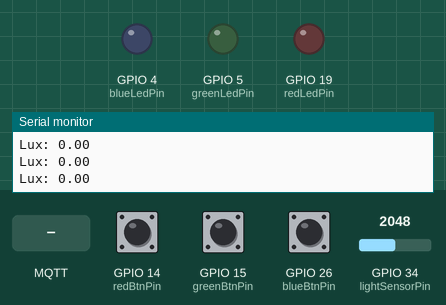
Recording of a sketch running on a simulated ESP32. Shown: output pins drawn as LEDs (lit = HIGH), the last lines printed to the serial monitor. The test bench sets the inputs (shaded band); at power-on: GPIO 14 (redBtnPin) HIGH, GPIO 26 (blueBtnPin) HIGH, GPIO 15 (greenBtnPin) HIGH, GPIO 34 (lightSensorPin) = 2048. WiFi joins after 1.5 s; servers stay silent unless stated; no MQTT or app messages arrive unless stated.

Above: at 2.7 s.
2.8 s: GPIO 14 (redBtnPin) pulled LOW for 0.15 s
At 3.3 s:
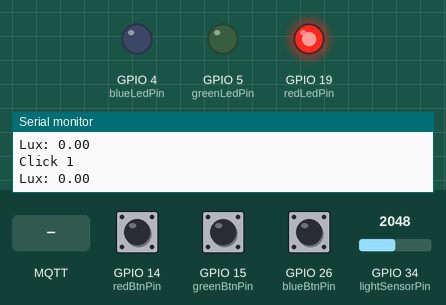
4.4 s: MQTT message "1" arrives on the first subscribed topic
At 5.4 s:
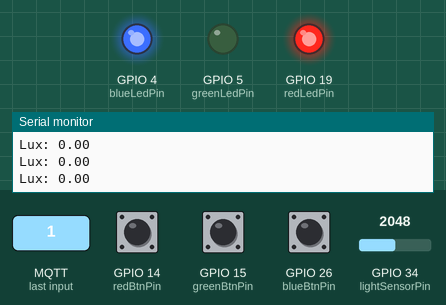
7.4 s: MQTT message "0" arrives on the second subscribed topic
At 8.8 s:
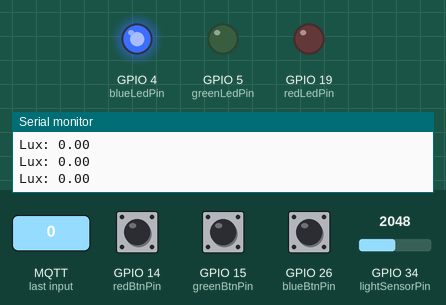
10.4 s: GPIO 26 (blueBtnPin) pulled LOW for 0.15 s
At 11.5 s:
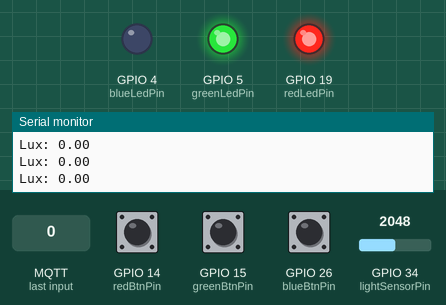
12.0 s: GPIO 14 (redBtnPin) pulled LOW for 1 s
At 14.0 s:
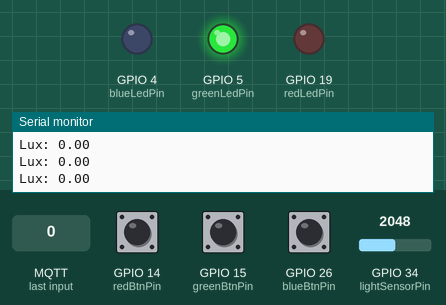
14.5 s: GPIO 26 (blueBtnPin) pulled LOW for 1 s
At 15.8 s:
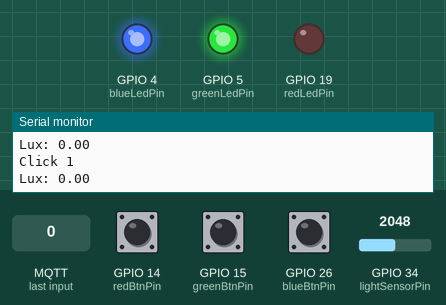
Timing chart, 0 to 17.5 s (numbered marks = the images above; inputs shaded):
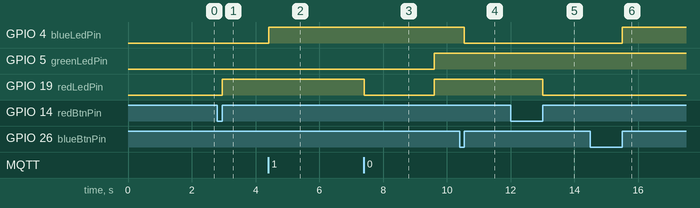

The sketch:

light-controller.ino
```cpp
#include <WiFi.h>
#include <PubSubClient.h>

#define CLIENT_ID "XaWokwiESP32Client"

#define ENABLED_LED '1'
#define DISABLED_LED '0'
#define MESSAGE_MAX_SIZE 128
#define BTN_DEBOUNCE_TIME 100
#define LIGHT_THRESOLD 0.15
#define LIGHTS_AUTO_ENABLE_INTERVAL 8000

const char* ssid = "Wokwi-GUEST";
const char* password = "";

const char* mqtt_server = "broker.emqx.io";
const int mqtt_port = 1883;
const char* topic_pub_sensor_light = "xa/wokwi/esp32/sensor/light";
const char* topic_pub_led_status = "xa/wokwi/esp32/led/status";
const char* topic_sub_led_blue_switch = "xa/wokwi/esp32/led/blue/switch";
const char* topic_sub_led_red_switch = "xa/wokwi/esp32/led/red/switch";
const char* topic_sub_led_green_switch = "xa/wokwi/esp32/led/green/switch";

const int blueLedPin = 4;
const int redLedPin = 19;
const int greenLedPin = 5;

static int blueLedState = 0;
static int redLedState = 0;
static int greenLedState = 0;

const int blueBtnPin = 26;
const int redBtnPin = 14;
const int greenBtnPin = 15;

static int lastBlueButtonState = HIGH;
static int lastRedButtonState = HIGH;
static int lastGreenButtonState = HIGH;

static int ledsAutoEnableRegister = 0;
static int ledsAutoDisableRegister = 0;

const int lightSensorPin = 34;
const float GAMMA = 0.7;
const float RL10 = 50;
const float maxLux = 13461;

WiFiClient espClient;
PubSubClient client(espClient);


void connectToWifi() {
  Serial.print("Connecting to ");
  Serial.println(ssid);
  WiFi.begin(ssid, password, 6);

  while (WiFi.status() != WL_CONNECTED) {
    delay(500);
    Serial.print(".");
  }

  Serial.println("");
  Serial.println("WiFi connected");
  Serial.print("IP address: ");
  Serial.println(WiFi.localIP());
}


void callback(char* topic, byte* payload, unsigned int length) {
  Serial.print("Msg arrived [");
  Serial.print(topic);
  Serial.print("]: ");

  if (strcmp(topic, topic_sub_led_blue_switch) == 0) {
    int blueLedExpectedState = ((char) payload[0]) == ENABLED_LED;

    Serial.print("Expected Blue Led State: ");
    Serial.println(blueLedExpectedState);

    digitalWrite(blueLedPin, blueLedExpectedState ? HIGH : LOW);

    blueLedState = blueLedExpectedState;
  } else if (strcmp(topic, topic_sub_led_red_switch) == 0) {
    int redLedExpectedState = ((char) payload[0]) == ENABLED_LED;

    Serial.print("Expected Red Led State: ");
    Serial.println(redLedExpectedState);

    digitalWrite(redLedPin, redLedExpectedState ? HIGH : LOW);

    redLedState = redLedExpectedState;
  } else if (strcmp(topic, topic_sub_led_green_switch) == 0) {
    int greenLedExpectedState = ((char) payload[0]) == ENABLED_LED;

    Serial.print("Expected Green Led State: ");
    Serial.println(greenLedExpectedState);

    digitalWrite(greenLedPin, greenLedExpectedState ? HIGH : LOW);

    greenLedState = greenLedExpectedState;
  }
}

void connectToMqtt() {
  while (!client.connected()) {
    Serial.print("Connecting to MQTT broker...");
    if (client.connect(CLIENT_ID)) {
      Serial.println("connected");
    } else {
      Serial.print("failed, rc=");
      Serial.print(client.state());
      Serial.println(" try again in 5 seconds");
      delay(5000);
    }
  }
}

void sendMessage(const char* topic, String message) {
  char msg[MESSAGE_MAX_SIZE];
  message.toCharArray(msg, MESSAGE_MAX_SIZE);
  // Serial.print("Publish message: ");
  // Serial.println(msg);
  client.publish(topic, msg);
}

void messageLedStatus(long timestamp, String color, int status) {
  String message = String(timestamp) + "," + String(color) + "," + String(status);
  sendMessage(topic_pub_led_status, message);
}

float verifyLuxIntensity(long timestamp, float intensity) {
  float voltage = intensity / 1024. * 5;
  float resistance = 2000 * voltage / (1 - voltage / 5);
  float lux = pow(RL10 * 1e3 * pow(10, GAMMA) / resistance, (1 / GAMMA));

  if (isnan(lux)) lux = 0;

  float percentLux = lux / maxLux;

  Serial.print("Lux: ");
  Serial.println(lux);

  String message = String(timestamp) + "," + String(lux) + "," + String(percentLux);
  sendMessage(topic_pub_sensor_light, message);

  return percentLux;
}

void checkButtonsClick(long timestamp) {
  int currentBlueButtonState = digitalRead(blueBtnPin);
  int currentRedButtonState = digitalRead(redBtnPin);
  int currentGreenButtonState = digitalRead(greenBtnPin);

  static long lastBlueBtnClickStamp = 0;
  static long lastRedBtnClickStamp = 0;
  static long lastGreenBtnClickStamp = 0;

  if (lastBlueButtonState == LOW &&
      currentBlueButtonState == HIGH &&
      (timestamp - lastBlueBtnClickStamp) > BTN_DEBOUNCE_TIME) {
    // ---
    lastBlueBtnClickStamp = timestamp;
    blueLedState = !blueLedState;
    digitalWrite(blueLedPin, blueLedState ? HIGH : LOW);
    messageLedStatus(timestamp, "blue", blueLedState);
    Serial.print("Click ");
    Serial.println(blueLedState);
  }

  if (lastRedButtonState == LOW &&
      currentRedButtonState == HIGH &&
      (timestamp - lastRedBtnClickStamp) > BTN_DEBOUNCE_TIME) {
    // ---
    lastRedBtnClickStamp = timestamp;
    redLedState = !redLedState;
    digitalWrite(redLedPin, redLedState ? HIGH : LOW);
    messageLedStatus(timestamp, "red", redLedState);
    Serial.print("Click ");
    Serial.println(redLedState);
  }

  if (lastGreenButtonState == LOW &&
      currentGreenButtonState == HIGH &&
      (timestamp - lastGreenBtnClickStamp) > BTN_DEBOUNCE_TIME) {
    // ---
    lastGreenBtnClickStamp = timestamp;
    greenLedState = !greenLedState;
    digitalWrite(greenLedPin, greenLedState ? HIGH : LOW);
    messageLedStatus(timestamp, "green", greenLedState);
    Serial.print("Click ");
    Serial.println(greenLedState);
  }

  lastBlueButtonState = currentBlueButtonState;
  lastRedButtonState = currentRedButtonState;
  lastGreenButtonState = currentGreenButtonState;
}

void changeAllLedsState(long timestamp, int state) {
  digitalWrite(blueLedPin, state ? HIGH : LOW);
  digitalWrite(redLedPin, state ? HIGH : LOW);
  digitalWrite(greenLedPin, state ? HIGH : LOW);
  blueLedState = state;
  redLedState = state;
  greenLedState = state;
  messageLedStatus(timestamp, "blue", state);
  messageLedStatus(timestamp, "red", state);
  messageLedStatus(timestamp, "green", state);
}

void autoEnableLights(long timestamp, float percentLux) {
  static long lastLightAutoEnableCheck = millis();

  if ((timestamp - lastLightAutoEnableCheck) > LIGHTS_AUTO_ENABLE_INTERVAL) {
    if ((percentLux < LIGHT_THRESOLD) && !ledsAutoEnableRegister) {
      ledsAutoEnableRegister = 1;
      ledsAutoDisableRegister = 0;
      Serial.print("Enabling Lights, LP= ");
      Serial.println(percentLux);
      changeAllLedsState(timestamp, 1);
    } else if ((percentLux >= LIGHT_THRESOLD) && !ledsAutoDisableRegister) {
      ledsAutoDisableRegister = 1;
      ledsAutoEnableRegister = 0;
      Serial.print("Disabling Lights, LP= ");
      Serial.println(percentLux);
      changeAllLedsState(timestamp, 0);
    }
    lastLightAutoEnableCheck = timestamp;
  }

}

void setup() {
  Serial.begin(9600);

  connectToWifi();

  client.setServer(mqtt_server, mqtt_port);
  client.setCallback(callback);

  connectToMqtt();

  client.subscribe(topic_sub_led_blue_switch);
  client.subscribe(topic_sub_led_red_switch);
  client.subscribe(topic_sub_led_green_switch);
  Serial.println("Subscribed to Led topics!");

  pinMode(blueLedPin, OUTPUT);
  pinMode(redLedPin, OUTPUT);
  pinMode(greenLedPin, OUTPUT);
  pinMode(lightSensorPin, INPUT);
  pinMode(blueBtnPin, INPUT_PULLUP);
  pinMode(redBtnPin, INPUT_PULLUP);
  pinMode(greenBtnPin, INPUT_PULLUP);
  digitalWrite(blueLedPin, LOW);
  Serial.println("Pins Set.");
}

void loop() {
  if (!client.connected()) {
    connectToMqtt();
  }

  long now = millis();

  checkButtonsClick(now);

  static long lightSensorLastRead = 0;
  static long ledStatusLastSend = 0;

  if (now - ledStatusLastSend > 500) {
    ledStatusLastSend = now;
    messageLedStatus(now, "blue", blueLedState);
    messageLedStatus(now, "red", redLedState);
    messageLedStatus(now, "green", greenLedState);
  }

  if (now - lightSensorLastRead > 250) {
    lightSensorLastRead = now;
    float intensity = analogRead(lightSensorPin);
    float percentLux = verifyLuxIntensity(now, intensity);
    autoEnableLights(now, percentLux);
  }

  // ensure MQTT connection alive
  client.loop();
}
```

Measured:
- after the input at 2.8 s, GPIO 19 (redLedPin): LOW → HIGH after 0.15 s
- after the input at 4.4 s, GPIO 4 (blueLedPin): LOW → HIGH at once
- after the input at 7.4 s, GPIO 19 (redLedPin): HIGH → LOW at once, → HIGH 2.2 s later
- after the input at 10.4 s, GPIO 4 (blueLedPin): HIGH → LOW after 0.15 s
- after the input at 12.0 s, GPIO 19 (redLedPin): HIGH → LOW after 1.0 s
- after the input at 14.5 s, GPIO 4 (blueLedPin): LOW → HIGH after 1.0 s
